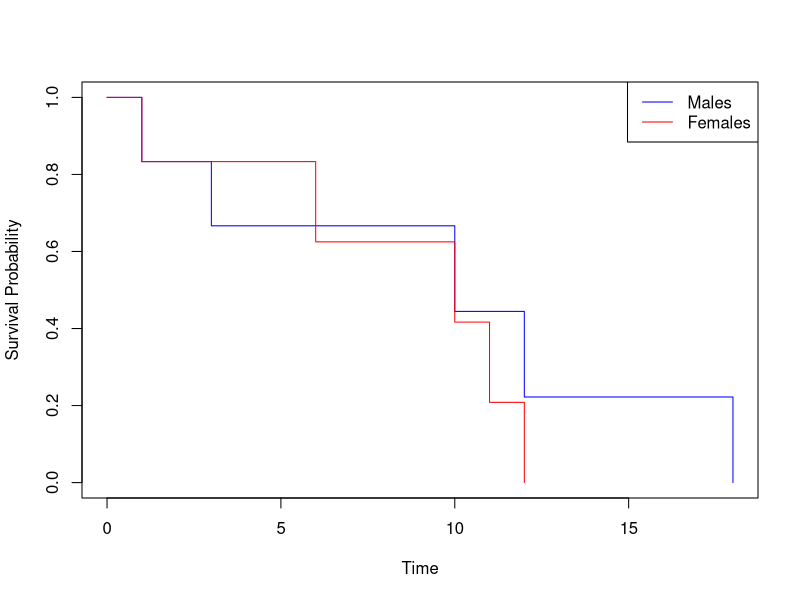

This figure's R source:
# Survival Analysis HW2
# Brendan Phillips

# 1. Kaplan-Meier estimates
library(survival)

# Survival times for males and females
males <- c(1, 3, 4, 10, 12, 18)
females <- c(1, 3, 6, 10, 11, 12)

# Censoring indicators (0 = censored, 1 = event)
males_censor <- c(1, 1, 0, 1, 1, 1)
females_censor <- c(1, 0, 1, 1, 1, 1)

km_males <- survfit(Surv(males, males_censor) ~ 1, conf.type = "log", conf.int = 0.95)
km_females <- survfit(Surv(females, females_censor) ~ 1, conf.type = "log", conf.int = 0.95)

# Tables
male_table <- data.frame(
  time_interval = c("0-1", "1-3", "3-10", "10-12", "12-18", "18+"),
  nj = c(6, 6, 5, 3, 2, 1),
  dj = c(0, 1, 1, 1, 1, 0),
  nj_minus_dj_div_nj = c(1, 5/6, 4/5, 2/3, 1/2, 1),
  survival_prob = c(1, 0.833, 0.667, 0.444, 0.222, 0.222)
)

female_table <- data.frame(
  time_interval = c("0-1", "1-3", "3-6", "6-10", "10-11", "11-12"),
  nj = c(6, 6, 5, 4, 4, 4),
  dj = c(0, 0, 1, 0, 0, 1),
  nj_minus_dj_div_nj = c(1, 1, 4/5, 1, 1, 3/4),
  survival_prob = c(1, 1, 0.8, 0.8, 0.8, 0.6)
)

# Print the tables
print(male_table)
print(female_table)

# Print the Kaplan-Meier estimates
summary(km_males)
summary(km_females)

# Plot the estimated survivor functions
plot(km_males, conf.int = FALSE, col = "blue", xlab = "Time", ylab = "Survival Probability")
lines(km_females, conf.int = FALSE, col = "red")
legend("topright", c("Males", "Females"), col = c("blue", "red"), lty = 1)

# 2. Confidence intervals using Greenwood's formula
t1 <- 1
t2 <- 3

# For males
ci_males <- summary(km_males, times = c(t1,t2))

# For females
ci_females <- summary(km_females, times = c(t1,t2))

# Print the confidence intervals
cat("95% CI for males at t=1: [", round(ci_males$lower[1], 3), ",", round(ci_males$upper[1], 3), "]\n")
cat("95% CI for males at t=3: [", round(ci_males$lower[2], 3), ",", round(ci_males$upper[2], 3), "]\n")
cat("95% CI for females at t=1: [", round(ci_females$lower[1], 3), ",", round(ci_females$upper[1], 3), "]\n")
cat("95% CI for females at t=3: [", round(ci_females$lower[2], 3), ",", round(ci_females$upper[2], 3), "]\n")

# Using Greenwood:

males_se_t1 <- sqrt(ci_males$surv[1]^2*(1/(ci_males$n.risk[1]*(ci_males$n.risk[1]-1))))
males_se_t2 <- sqrt(ci_males$surv[2]^2*(1/(ci_males$n.risk[1]*(ci_males$n.risk[1]-1))+
                                          1/(ci_males$n.risk[2]*(ci_males$n.risk[2]-1))))

ci_males$surv[1] + c(males_se_t1*1.96, males_se_t1*-1.96)
ci_males$surv[2] + c(males_se_t2*1.96, males_se_t2*-1.96)

females_se_t1 <- sqrt(ci_females$surv[1]^2*(1/(ci_females$n.risk[1]*(ci_females$n.risk[1]-1))))

# For females, the estimates and 95% CI are the same at t=1 and t=3 as no deaths
# occur between those time points.
ci_females$surv[1] + c(females_se_t1*1.96, females_se_t1*-1.96)

# All the CI limits that are greater than 1 would round down to 1 given a survival
# percentage greater than 1 is not possible.

# 3. Median survival times
median_males <- summary(km_males)$table["median"]
median_females <- summary(km_females)$table["median"]

cat("Median survival time for males:", median_males, "\n")
cat("Median survival time for females:", median_females)


